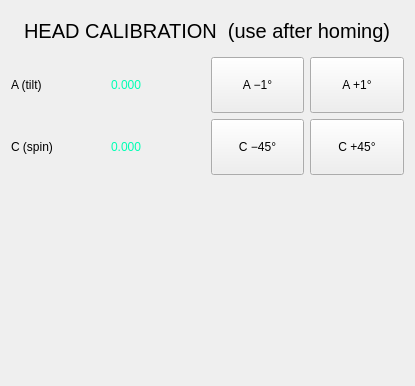
<?xml version="1.0" encoding="UTF-8"?>
<ui version="4.0">
 <!-- page_cal.ui : temporary HEAD CALIBRATION page. Use AFTER homing.
      A: incremental +/-1 deg. C: incremental +/-45 deg. Each button issues an
      MDI incremental move (G91 G0 .. G90); LinuxCNC clamps it to the A +/-115 /
      C +/-315 soft limits. A/C are bounded axes, so a +ve->-ve move goes through 0. -->
 <class>pageCal</class>
 <widget class="QWidget" name="pageCal">
  <layout class="QGridLayout" name="calGrid">
   <item row="0" column="0" colspan="4">
    <widget class="QLabel" name="cal_hdr">
     <property name="text"><string>HEAD CALIBRATION  (use after homing)</string></property>
     <property name="styleSheet"><string notr="true">font: 75 15pt; padding: 8px;</string></property>
    </widget>
   </item>

   <item row="1" column="0"><widget class="QLabel" name="cal_lbl_a"><property name="text"><string>A (tilt)</string></property></widget></item>
   <item row="1" column="1">
    <widget class="DROLabel" name="dro_cal_a">
     <property name="styleSheet"><string notr="true">color: rgb(0,255,180); font: 75 22pt "Courier 10 Pitch";</string></property>
     <property name="text"><string>0.000</string></property>
     <property name="Qjoint_number" stdset="0"><number>3</number></property>
     <property name="Qreference_type" stdset="0"><number>0</number></property>
    </widget>
   </item>
   <item row="1" column="2">
    <widget class="ActionButton" name="btn_a_minus">
     <property name="minimumSize"><size><width>90</width><height>56</height></size></property>
     <property name="text"><string>A −1°</string></property>
     <property name="mdi_command_action" stdset="0"><bool>true</bool></property>
     <property name="command_text_string" stdset="0"><string>o&lt;nudge_a&gt; call [-1]</string></property>
    </widget>
   </item>
   <item row="1" column="3">
    <widget class="ActionButton" name="btn_a_plus">
     <property name="minimumSize"><size><width>90</width><height>56</height></size></property>
     <property name="text"><string>A +1°</string></property>
     <property name="mdi_command_action" stdset="0"><bool>true</bool></property>
     <property name="command_text_string" stdset="0"><string>o&lt;nudge_a&gt; call [1]</string></property>
    </widget>
   </item>

   <item row="2" column="0"><widget class="QLabel" name="cal_lbl_c"><property name="text"><string>C (spin)</string></property></widget></item>
   <item row="2" column="1">
    <widget class="DROLabel" name="dro_cal_c">
     <property name="styleSheet"><string notr="true">color: rgb(0,255,180); font: 75 22pt "Courier 10 Pitch";</string></property>
     <property name="text"><string>0.000</string></property>
     <property name="Qjoint_number" stdset="0"><number>5</number></property>
     <property name="Qreference_type" stdset="0"><number>0</number></property>
    </widget>
   </item>
   <item row="2" column="2">
    <widget class="ActionButton" name="btn_c_minus">
     <property name="minimumSize"><size><width>90</width><height>56</height></size></property>
     <property name="text"><string>C −45°</string></property>
     <property name="mdi_command_action" stdset="0"><bool>true</bool></property>
     <property name="command_text_string" stdset="0"><string>o&lt;nudge_c&gt; call [-45]</string></property>
    </widget>
   </item>
   <item row="2" column="3">
    <widget class="ActionButton" name="btn_c_plus">
     <property name="minimumSize"><size><width>90</width><height>56</height></size></property>
     <property name="text"><string>C +45°</string></property>
     <property name="mdi_command_action" stdset="0"><bool>true</bool></property>
     <property name="command_text_string" stdset="0"><string>o&lt;nudge_c&gt; call [45]</string></property>
    </widget>
   </item>

   <item row="3" column="0" colspan="4">
    <spacer name="calSpacer"><property name="orientation"><enum>Qt::Vertical</enum></property>
     <property name="sizeHint" stdset="0"><size><width>10</width><height>200</height></size></property></spacer>
   </item>
  </layout>
 </widget>
 <customwidgets>
  <customwidget><class>ActionButton</class><extends>QPushButton</extends><header>qtvcp.widgets.action_button</header></customwidget>
  <customwidget><class>DROLabel</class><extends>QLabel</extends><header>qtvcp.widgets.dro_widget</header></customwidget>
 </customwidgets>
 <resources/>
 <connections/>
</ui>
